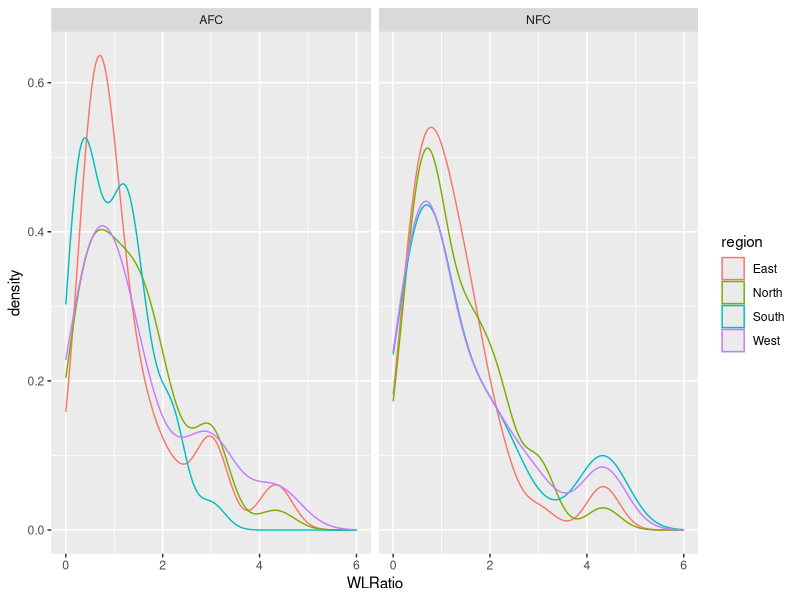

Here is the R script that generated this plot: (Note: this script raises an error after producing the figure.)
## ---- chunk 1
knitr::opts_chunk$set(echo = TRUE, cache = TRUE)
library(readr)
library(tidyverse)
## ---- chunk 2
# Read data
nfl <- read_csv("nfl_teams_season_summary.csv")
## ---- chunk 3
afc <- c("AFC East", "AFC North", "AFC South", "AFC West")
nfc <- c("NFC East", "NFC North", "NFC South", "NFC West")


nfl <- nfl %>% mutate(div_general = ifelse(division %in% afc, "AFC", "NFC"))
nfl <- nfl %>% mutate(region = 
                        ifelse(division %in% c("AFC East", "NFC East"), "East",
                        ifelse(division %in% c("AFC North", "NFC North"), "North",
                        ifelse(division %in% c("AFC South", "NFC South"), "South",
                        "West"))))
## ---- chunk 4
nfl <- nfl %>% mutate(WLRatio = wins/losses)
## ---- chunk 5
nfl %>% ggplot(aes(x=WLRatio, col = region)) + geom_density() + facet_wrap(~div_general) + xlim(0,6)
## ---- chunk 6
#nfl %>% group_by(div_general, team) %>%
 # summarize(mean_WL = mean(WLRatio)) %>%
#  arrange(desc(mean_WL)) %>%
#  head(10)
## ---- chunk 7
#top10 <- c("NE", "GB", "CAR", "LA", "NO", "LAC", "PIT", "IND", "DEN", "ATL")
## ---- chunk 8
#topTeams <- nfl %>% filter(team %in% top10)
## ---- chunk 9
top_teams_by_year <- nfl %>%
  group_by(season, div_general) %>%
  select(season, team, WLRatio) %>% top_n(n=1)
## ---- chunk 10
ggplot(top_teams_by_year, aes(x=season, y=WLRatio, fill = team)) + geom_bar(stat = "identity", position = "dodge", col = "black") +
  facet_wrap(~div_general) + 
  scale_fill_manual(breaks = c("ATL", "CAR", "CIN", "DAL", "DEN", "GB", "IND", "KC", "LA", "LAC", "MIN", "NE", "NO", "PHI", "PIT", "SEA"),
                    values = c("darkred", "turquoise2", "darkorange2", "gray77", "black", "darkgreen", "darkblue", "red", "goldenrod2", "powderblue", "purple", "blue", "tan", "aquamarine4", "yellow", "chartreuse1"), 
                   labels = c("Atlanta Falcons", "Carolina Panthers", "Cincinnati Bengals", "Dallas Cowboys", "Denver Broncos", "Green Bay Packers", "Indianapolis Colts", "Kansas City Chiefs", "LA Rams", "LA Chargers", "Minnesota Vikings", "New England Patriots", "New Orleans Saints", "Philadelphia Eagles", "Pittsburgh Steelers", "Seattle Seahawks")) + theme_fivethirtyeight()
## ---- chunk 11
nfl_passrun <- nfl %>%
  mutate(pass = pass_off_total_yards_gained/(pass_off_total_yards_gained + run_off_total_yards_gained), run = run_off_total_yards_gained/(pass_off_total_yards_gained + run_off_total_yards_gained))
## ---- chunk 12
nfl_passrun <- nfl_passrun %>% filter(team %in% top10) %>% select(team, season, pass, run)
## ---- chunk 13
nfl_passrun %>% gather(key = "type", value = "pct", pass, run) %>%
  group_by(team) %>%
  ggplot(aes(x=team, y=pct, fill = type)) + geom_bar(stat = "identity", position = "fill") + geom_hline(yintercept = 0.331)
## ---- chunk 14
ggplot(nfl, aes(x=run_off_total_yards_gained, y = wins, col = div_general)) + geom_point() + geom_smooth(method = "lm", se = F)
